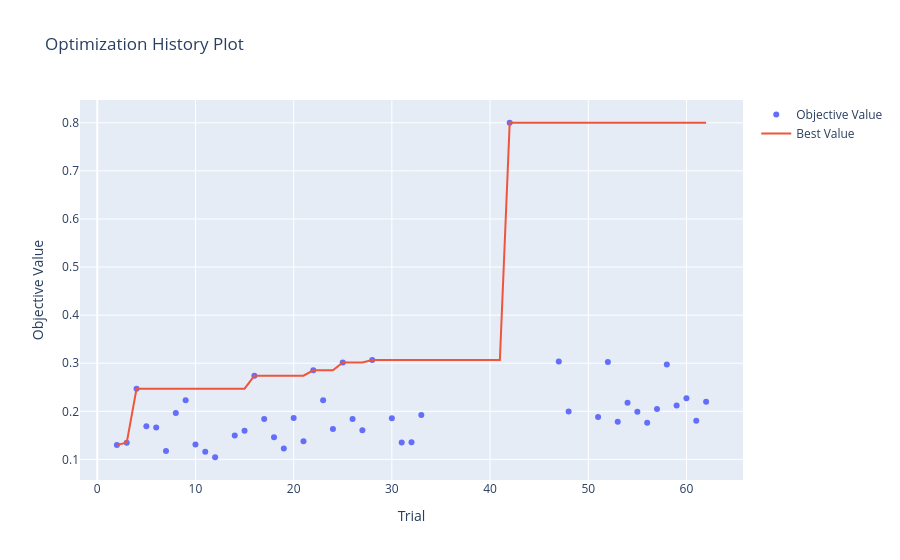
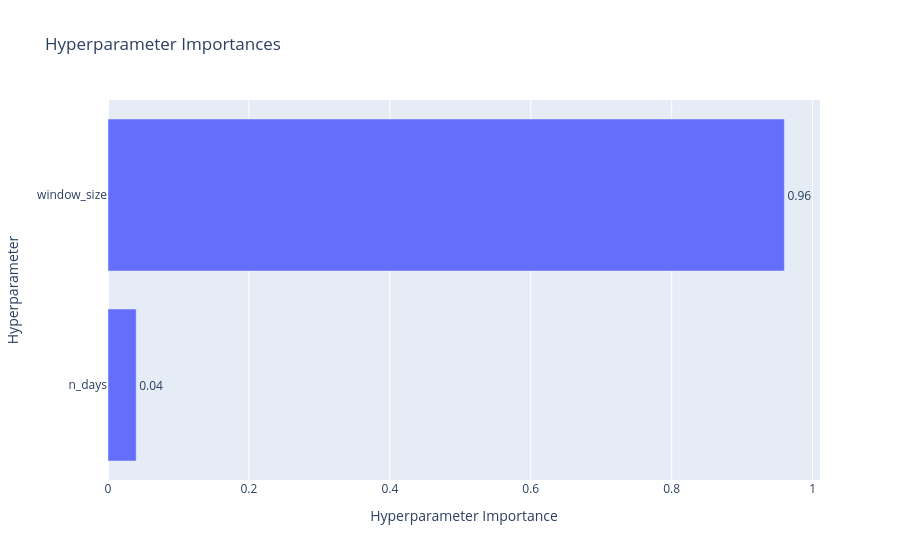

The cell these charts' notebook holds for them, in order:
### Code cell
study = optuna.load_study(
    study_name=study_name, storage=storage_name
    )


# after running
# study = optimizer.optimize(n_trials=100)

# 1) How the best objective value evolved over trials:
fig1 = plot_optimization_history(study)
fig1.show()

# 2) Which hyperparameters ended up most important:
fig2 = plot_param_importances(study)
fig2.show()


# days = DataSplitter.split_by_date(df)
# env = MarketEnvironment(days[0], RSIStrategy())
# agent=QLearningAgent(n_states=100, actions=['hold','buy','sell'], alpha=0.1, gamma=0.99, epsilon=1.0)
# rets, errors, eps = train_q_learning(env, agent, episodes=500)
# plt.plot(rets); plt.title('Episode Returns'); plt.show()
# plt.plot(errors); plt.title('TD Errors'); plt.show()
# plt.plot(eps); plt.title('Epsilon Decay'); plt.show()

### Figure 1 — Plotly figure (JSON) as saved in the notebook; plotly's stock layout.template omitted (floating-point values rounded to 4 significant figures)
{"data": [{"mode": "markers", "name": "Objective Value", "type": "scatter", "x": [2, 3, 4, 5, 6, 7, 8, 9, 10, 11, 12, 14, 15, 16, 17, 18, 19, 20, 21, 22, 23, 24, 25, 26, 27, 28, 30, 31, 32, 33, 42, 47, 48, 51, 52, 53, 54, 55, 56, 57, 58, 59, 60, 61, 62], "y": [0.1302, 0.1349, 0.247, 0.1692, 0.1662, 0.1177, 0.1966, 0.2228, 0.1308, 0.1161, 0.1045, 0.1498, 0.1595, 0.274, 0.1838, 0.1461, 0.1228, 0.1859, 0.138, 0.2851, 0.2228, 0.1631, 0.3015, 0.184, 0.1608, 0.3068, 0.1853, 0.1354, 0.1355, 0.1923, 0.8, 0.3037, 0.1994, 0.1884, 0.3027, 0.1785, 0.2179, 0.1991, 0.1763, 0.2047, 0.2974, 0.2122, 0.227, 0.1804, 0.22]}, {"mode": "lines", "name": "Best Value", "type": "scatter", "x": [0, 1, 2, 3, 4, 5, 6, 7, 8, 9, 10, 11, 12, 13, 14, 15, 16, 17, 18, 19, 20, 21, 22, 23, 24, 25, 26, 27, 28, 29, 30, 31, 32, 33, 34, 35, 36, 37, 38, 39, 40, 41, 42, 43, 44, 45, 46, 47, 48, 49, 50, 51, 52, 53, 54, 55, 56, 57, 58, 59, 60, 61, 62], "y": [null, null, 0.1302, 0.1349, 0.247, 0.247, 0.247, 0.247, 0.247, 0.247, 0.247, 0.247, 0.247, 0.247, 0.247, 0.247, 0.274, 0.274, 0.274, 0.274, 0.274, 0.274, 0.2851, 0.2851, 0.2851, 0.3015, 0.3015, 0.3015, 0.3068, 0.3068, 0.3068, 0.3068, 0.3068, 0.3068, 0.3068, 0.3068, 0.3068, 0.3068, 0.3068, 0.3068, 0.3068, 0.3068, 0.8, 0.8, 0.8, 0.8, 0.8, 0.8, 0.8, 0.8, 0.8, 0.8, 0.8, 0.8, 0.8, 0.8, 0.8, 0.8, 0.8, 0.8, 0.8, 0.8, 0.8]}, {"marker": {"color": "#cccccc"}, "mode": "markers", "name": "Infeasible Trial", "showlegend": false, "type": "scatter", "x": [], "y": []}], "layout": {"title": {"text": "Optimization History Plot"}, "xaxis": {"title": {"text": "Trial"}}, "yaxis": {"title": {"text": "Objective Value"}}}}

### Figure 2 — Plotly figure (JSON) as saved in the notebook; plotly's stock layout.template omitted (floating-point values rounded to 4 significant figures)
{"data": [{"cliponaxis": false, "hovertemplate": ["n_days (IntDistribution): 0.040015483703383245<extra></extra>", "window_size (IntDistribution): 0.9599845162966167<extra></extra>"], "name": "Objective Value", "orientation": "h", "text": ["0.04", "0.96"], "textposition": "outside", "type": "bar", "x": [0.04002, 0.96], "y": ["n_days", "window_size"]}], "layout": {"title": {"text": "Hyperparameter Importances"}, "xaxis": {"title": {"text": "Hyperparameter Importance"}}, "yaxis": {"title": {"text": "Hyperparameter"}}}}
